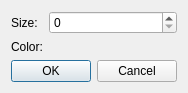
<?xml version="1.0" encoding="UTF-8"?>
<ui version="4.0">
 <class>GridDialog</class>
 <widget class="QDialog" name="GridDialog">
  <property name="geometry">
   <rect>
    <x>0</x>
    <y>0</y>
    <width>191</width>
    <height>128</height>
   </rect>
  </property>
  <property name="windowTitle">
   <string>Configure grid</string>
  </property>
  <layout class="QVBoxLayout" name="verticalLayout">
   <property name="sizeConstraint">
    <enum>QLayout::SetFixedSize</enum>
   </property>
   <item>
    <layout class="QFormLayout" name="formLayout">
     <item row="0" column="0">
      <widget class="QLabel" name="sizeLabel">
       <property name="text">
        <string>Size:</string>
       </property>
      </widget>
     </item>
     <item row="0" column="1">
      <widget class="QSpinBox" name="sizeSpinBox">
       <property name="maximum">
        <number>9999</number>
       </property>
      </widget>
     </item>
     <item row="1" column="0">
      <widget class="QLabel" name="colorLabel">
       <property name="text">
        <string>Color:</string>
       </property>
      </widget>
     </item>
     <item row="1" column="1">
      <widget class="ColorEdit" name="colorEdit" native="true"/>
     </item>
    </layout>
   </item>
   <item>
    <widget class="QDialogButtonBox" name="buttonBox">
     <property name="orientation">
      <enum>Qt::Horizontal</enum>
     </property>
     <property name="standardButtons">
      <set>QDialogButtonBox::Cancel|QDialogButtonBox::Ok</set>
     </property>
    </widget>
   </item>
  </layout>
 </widget>
 <customwidgets>
  <customwidget>
   <class>ColorEdit</class>
   <extends>QWidget</extends>
   <header>widgets/coloredit.h</header>
   <container>1</container>
   <slots>
    <signal>colorEdited(QColor)</signal>
   </slots>
  </customwidget>
 </customwidgets>
 <resources/>
 <connections>
  <connection>
   <sender>buttonBox</sender>
   <signal>accepted()</signal>
   <receiver>GridDialog</receiver>
   <slot>accept()</slot>
   <hints>
    <hint type="sourcelabel">
     <x>224</x>
     <y>182</y>
    </hint>
    <hint type="destinationlabel">
     <x>157</x>
     <y>212</y>
    </hint>
   </hints>
  </connection>
  <connection>
   <sender>buttonBox</sender>
   <signal>rejected()</signal>
   <receiver>GridDialog</receiver>
   <slot>reject()</slot>
   <hints>
    <hint type="sourcelabel">
     <x>243</x>
     <y>188</y>
    </hint>
    <hint type="destinationlabel">
     <x>249</x>
     <y>212</y>
    </hint>
   </hints>
  </connection>
 </connections>
</ui>
